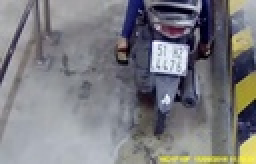
%> input picture ImageTest/14.jpg, 128 x 82 px, shrunk from 472 x 303 before the run (shown 2 times larger)
$ octave test.m   (GNU Octave 9; MATLAB toolbox functions it lacks are replaced by stand-ins)
%> lines starting %> are read from the running program, lines starting %| are printed output that depends on the picture
clc;
clear;
addpath('./graphics/');
% Read in the pre-cropped (66 x 130) image.
img = imread('ImageTest/14.jpg');
%> img is the input picture: size 82x128x3 uint8; mean R, G, B 123.3, 123.3, 128.1
[h, w, n] = size(img);
%> h = 82; w = 128; n = 3
% "Plot" the image.
hold off;

for i = 1:4:h
    for j =1:4:w
        imagesc(img);

%Compute the HOG descriptor for this image.
        if (i + 65) < (h - 1) && (j + 73) < (w - 1)
             im = img(i:i+65,j:j+73);
             width = 65;
             height = 73;

            rectangle('Position', [j, i, height, width],...
            'linewidth',2,...
            'linestyle','-',...
            'EdgeColor','r');
            hold on;
            drawnow;
%             pause(0.5);
        end
    end
end
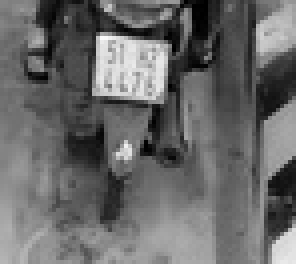
%> im: size 66x74 uint8 (shown 4 times larger); min 0, max 251, mean 104.7
%> after the loop, height = 73; width = 65
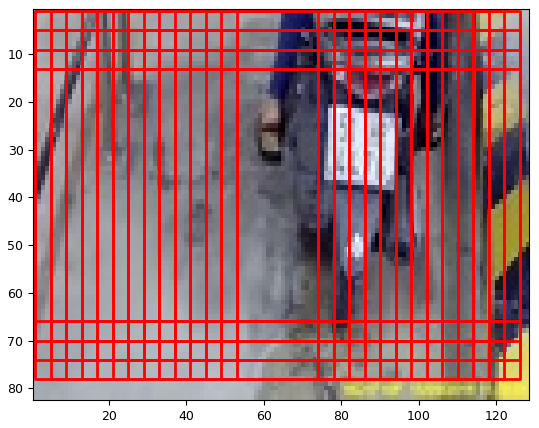
%> figure redrawn from the program's plot data
%> (the run ends here)
